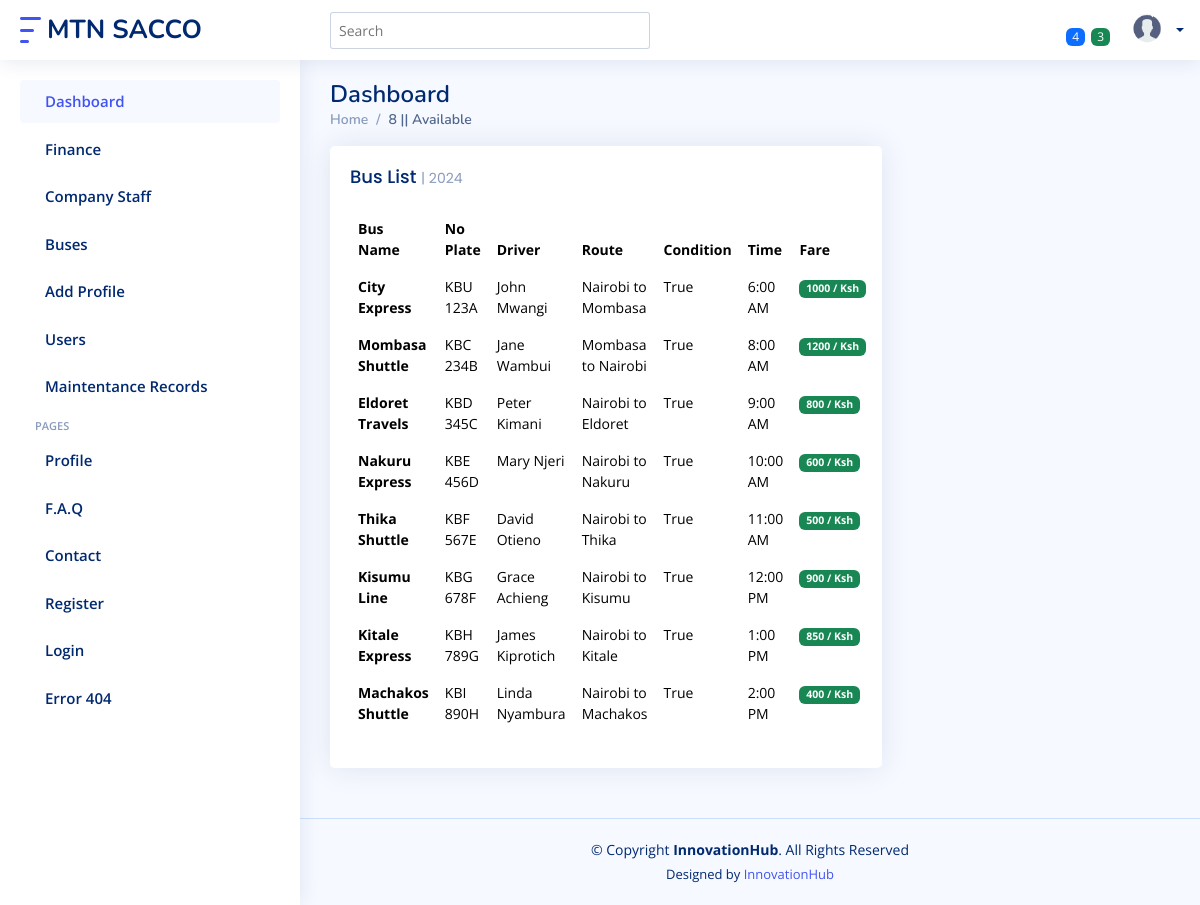
/bus_list, run on the app's committed database.
### main/models.py (models this page shows, shortened)
class Bus(models.Model):
    name = models.CharField(max_length=50)
    plate_number=models.CharField(max_length=50 , unique=True)
    route = models.CharField(max_length=50)
    Driver = models.ForeignKey(Driver, on_delete=models.CASCADE)
    is_in_good = models.BooleanField(default=True)
    timeoftravel = models.CharField(max_length=50)
    fare = models.CharField(max_length=50)

class Driver(models.Model):
    name = models.CharField(max_length=50)
    identification = models.CharField(max_length=50)
    email=models.EmailField(unique=True)
    gender = models.CharField(max_length=10)
    mobile = models.IntegerField(null=True)
    address = models.CharField(max_length=50)
    def __str__(self):
       return self.name

### main/views.py (the view)
# urls.py: path('bus_list', views.bus_list , name='bus_list'),
def bus_list (request):
    bs = Bus.objects.all().count()
    buslist = Bus.objects.all()
    d = {'bs':bs, 'buslist':buslist}
    return render(request, 'list_bus.html' , d)

### templates/list_bus.html (shortened to what this page needs)
{% extends 'base.html' %}
{% load static %}
{% block content %}
<main id="main" class="main">
    <div class="pagetitle">
      <h1>Dashboard</h1>
      <nav>
        <ol class="breadcrumb">
          <li class="breadcrumb-item"><a href="{% url 'index'%}">Home</a></li>
          <li class="breadcrumb-item active"> {{bs}}  || Available</li>
        </ol>
      </nav>
    </div>
    <section class="section dashboard">
      <div class="row">
        <div class="col-lg-8">
          <div class="row">
            <div class="col-12">
              <div class="card recent-sales overflow-auto">
                <div class="filter">
                  <a class="icon" href="#" data-bs-toggle="dropdown"></a>
                </div>
                <div class="card-body">
                  <h5 class="card-title">Bus List <span>| 2024</span>  </h5>
                  <table class="table table-borderless datatable">
                    <thead>
                      <tr>
                        <th scope="col">  Bus Name  </th>
                        <th scope="col">No Plate</th>
                        <th scope="col">Driver</th>
                        <th scope="col" >Route</th>
                        <th scope="col">Condition</th>
                        <th scope="col">Time</th>
                        <th scope="col">Fare</th>
                      </tr>
                    </thead>
                    <tbody>
                        {% for i in buslist %}
                      <tr>
                        <th scope="row">{{i.name}}</th>
                        <td>{{i.plate_number}}</td>
                        <td>{{i.Driver}}</td>
                        <td>{{i.route}}</td>
                        <td>{{i.is_in_good}}</td>
                        <td> {{i.timeoftravel}}</td>
                        <td><span class="badge bg-success"> {{i.fare}} / Ksh </span></td>
                      </tr>
                      {% endfor %}
                    </tbody>
                  </table>
                </div>
              </div>
            </div>
          </div>
        </div>
      </div>
    </section>
  </main>
  {% endblock content %}

### static/mtn/css/style.css (style rules this page uses)
:root { scroll-behavior: smooth; }
body { font-family: "Open Sans", sans-serif; background: #f6f9ff; color: #444444; }
h1, h2, h3, h4, h5, h6 { font-family: "Nunito", sans-serif; }
#main { margin-top: 60px; padding: 20px 30px; transition: all 0.3s; }
.pagetitle { margin-bottom: 10px; }
.pagetitle h1 { font-size: 24px; margin-bottom: 0; font-weight: 600; color: #012970; }
.card { margin-bottom: 30px; border: none; border-radius: 5px; box-shadow: 0px 0 30px rgba(1, 41, 112, 0.1); }
.card-title { padding: 20px 0 15px 0; font-size: 18px; font-weight: 500; color: #012970; font-family: "Poppins", sans-serif; }
.card-title span { color: #899bbd; font-size: 14px; font-weight: 400; }
.card-body { padding: 0 20px 20px 20px; }
.breadcrumb { font-size: 14px; font-family: "Nunito", sans-serif; color: #899bbd; font-weight: 600; }
.breadcrumb a { color: #899bbd; transition: 0.3s; }
.breadcrumb .breadcrumb-item::before { color: #899bbd; }
.breadcrumb .active { color: #51678f; font-weight: 600; }
@media (min-width: 1200px) { #main, #footer { margin-left: 300px; } }
.dashboard .filter { position: absolute; right: 0px; top: 15px; }
.dashboard .filter .icon { color: #aab7cf; padding-right: 20px; padding-bottom: 5px; transition: 0.3s; font-size: 16px; }
.dashboard .recent-sales { font-size: 14px; }
.dashboard .recent-sales .table thead { background: #f6f6fe; }
.dashboard .recent-sales .table thead th { border: 0; }

### data on the page
Bus: name "City Express", plate_number "KBU 123A", Driver "John Mwangi", route "Nairobi to Mombasa", is_in_good "True", timeoftravel "6:00 AM", fare "1000"
Bus: name "Mombasa Shuttle", plate_number "KBC 234B", Driver "Jane Wambui", route "Mombasa to Nairobi", is_in_good "True", timeoftravel "8:00 AM", fare "1200"
Bus: name "Eldoret Travels", plate_number "KBD 345C", Driver "Peter Kimani", route "Nairobi to Eldoret", is_in_good "True", timeoftravel "9:00 AM", fare "800"
Bus: name "Nakuru Express", plate_number "KBE 456D", Driver "Mary Njeri", route "Nairobi to Nakuru", is_in_good "True", timeoftravel "10:00 AM", fare "600"
Bus: name "Thika Shuttle", plate_number "KBF 567E", Driver "David Otieno", route "Nairobi to Thika", is_in_good "True", timeoftravel "11:00 AM", fare "500"
Bus: name "Kisumu Line", plate_number "KBG 678F", Driver "Grace Achieng", route "Nairobi to Kisumu", is_in_good "True", timeoftravel "12:00 PM", fare "900"
Bus: name "Kitale Express", plate_number "KBH 789G", Driver "James Kiprotich", route "Nairobi to Kitale", is_in_good "True", timeoftravel "1:00 PM", fare "850"
Bus: name "Machakos Shuttle", plate_number "KBI 890H", Driver "Linda Nyambura", route "Nairobi to Machakos", is_in_good "True", timeoftravel "2:00 PM", fare "400"

### other printed values
{{ bs }} "8"
